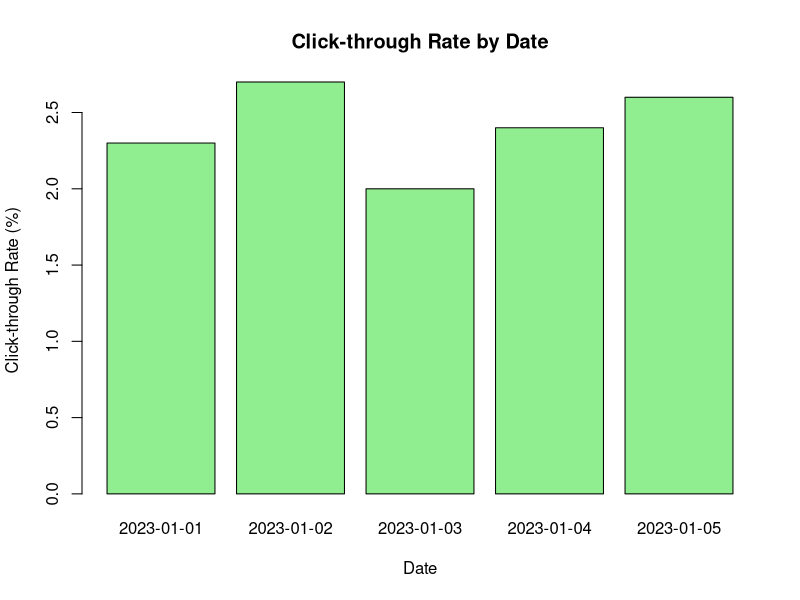

The R source for this figure:
# Click-through Rate
ctr <- c(2.3,2.7,2.0,2.4,2.6)

date <- c("2023-01-01","2023-01-02","2023-01-03",
          "2023-01-04","2023-01-05")

# Bar Chart
barplot(ctr,
        names.arg=date,
        col="lightgreen",
        border="black",
        main="Click-through Rate by Date",
        xlab="Date",
        ylab="Click-through Rate (%)")
